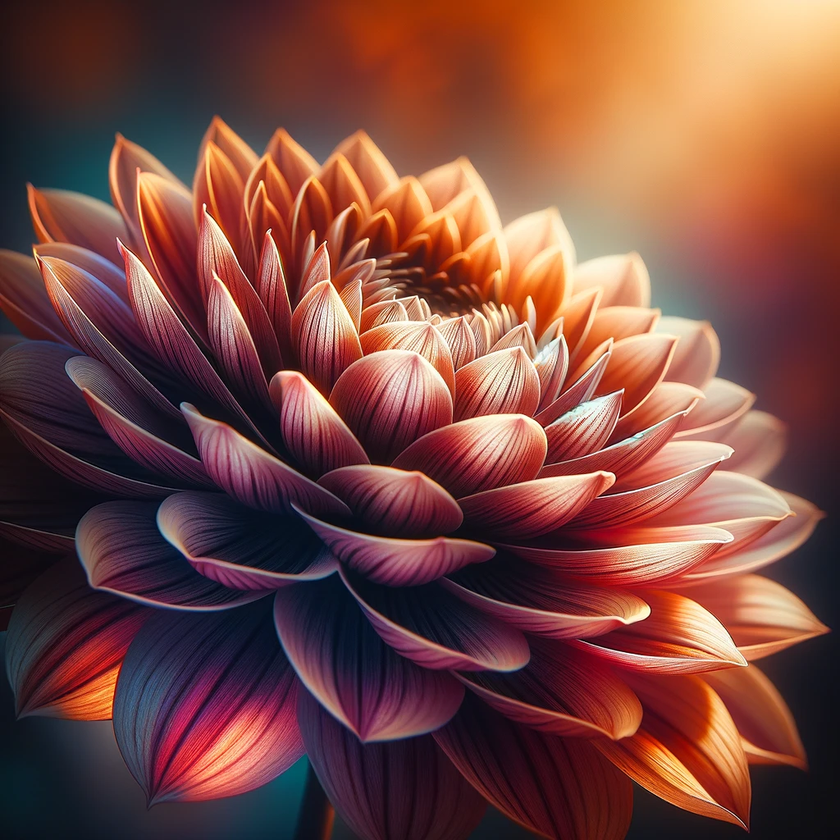
#> input picture exercise/2/high_res.png, 840 x 840 px, shrunk from 1024 x 1024 before the run
$ python 5_multiply.py
#> lines starting #> are read from the running program, lines starting #| are printed output that depends on the picture
import cv2
import numpy as np

# 读取第一个图像
image1 = cv2.imread('high_res.png')
#> image1 is the input picture: shape (840, 840, 3); mean B, G, R 65.3, 73.8, 122.6

# 创建一个黑色图像
image2 = np.zeros(image1.shape, dtype=np.uint8)

# 定义白色区域的范围
start_point = (200, 200)
end_point = (500, 500)

# 在图像上绘制白色矩形
color = (255, 255, 255)
thickness = -1  # 使用负值填充矩形
image2 = cv2.rectangle(image2, start_point, end_point, color, thickness)

# 将图像转换为浮点数格式
image1 = image1.astype(np.float32) / 255.0
image2 = image2.astype(np.float32) / 255.0

# 将图像相乘
result = cv2.multiply(image1, image2)
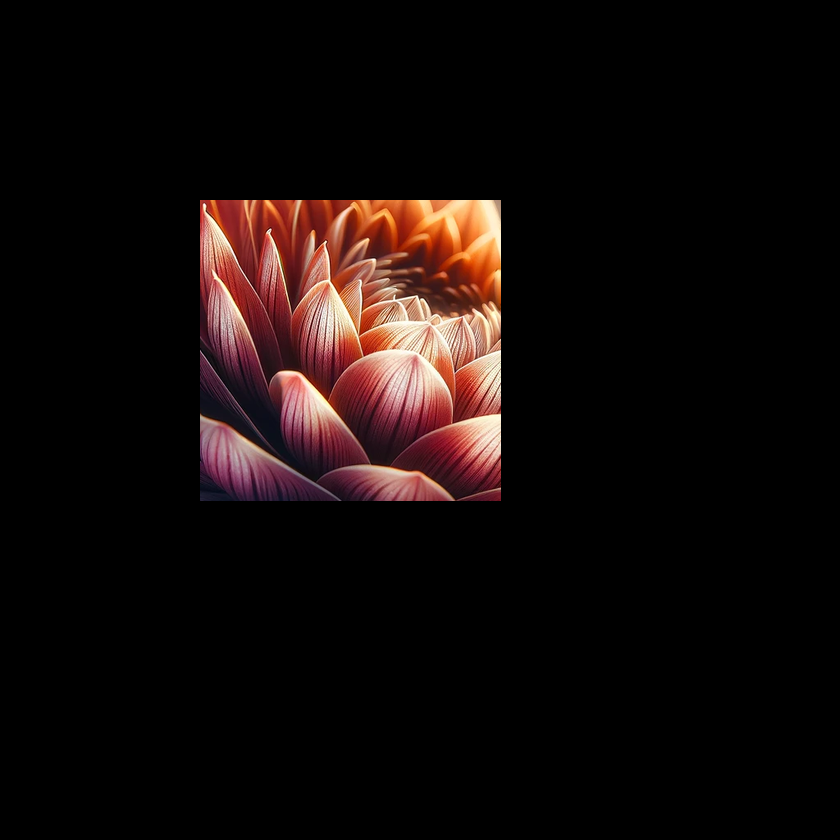
#> result: shape (840, 840, 3) float32; mean B, G, R 0.0379, 0.043, 0.0752

# 将结果转换回整数格式
result = (result * 255).astype(np.uint8)

# 显示结果
cv2.imshow('Result', result)
cv2.waitKey(0)
cv2.destroyAllWindows()
